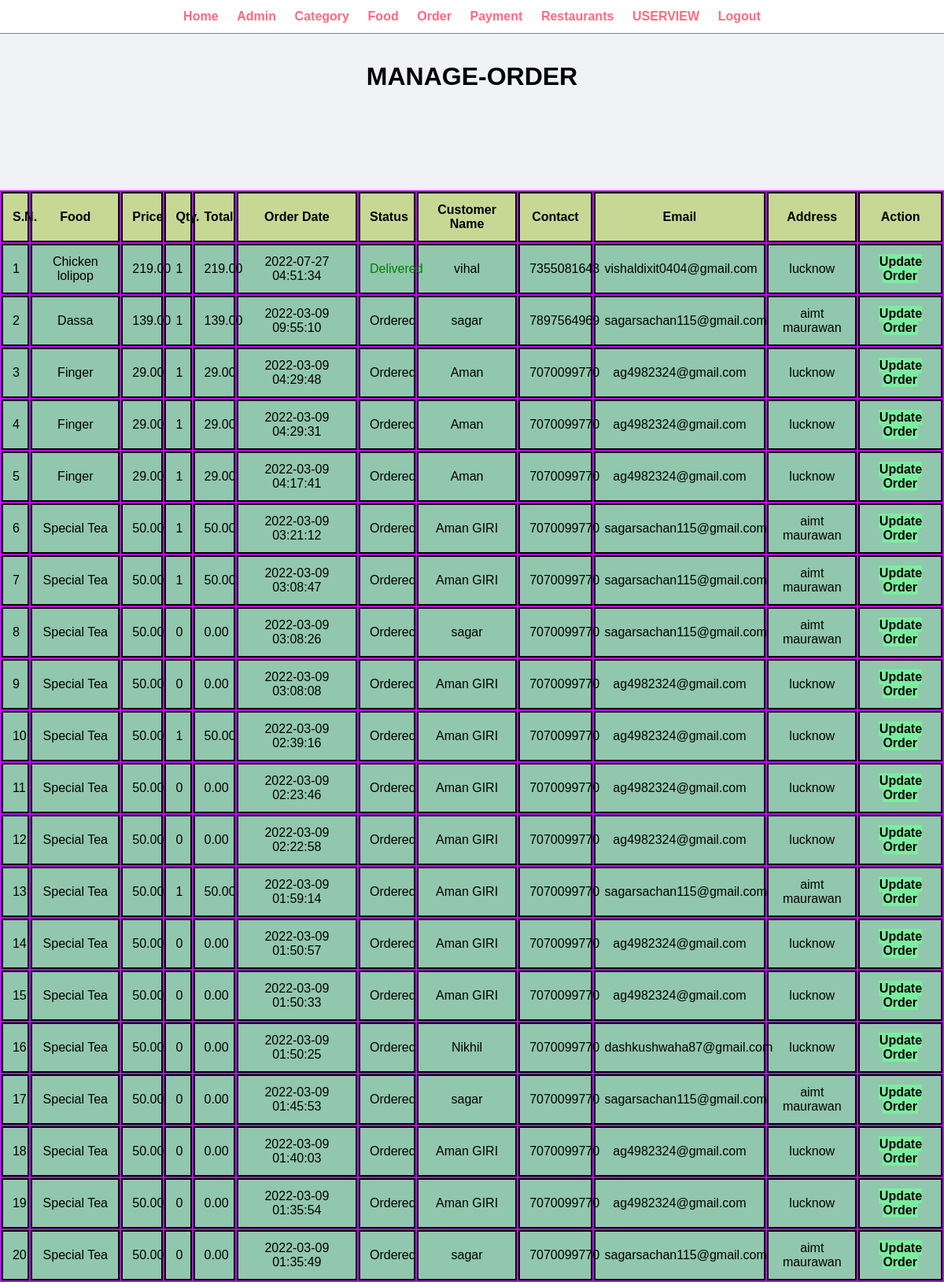
/admin/manage-order.php (signed in, upper part), run on the app's committed database.
### tables this page shows
CREATE TABLE `tbl_order` (
  `id` int(10) UNSIGNED NOT NULL,
  `food` varchar(150) NOT NULL,
  `price` decimal(10,2) NOT NULL,
  `qty` int(11) NOT NULL,
  `total` decimal(10,2) NOT NULL,
  `order_date` datetime NOT NULL,
  `status` varchar(50) NOT NULL,
  `customer_name` varchar(150) NOT NULL,
  `customer_contact` varchar(20) NOT NULL,
  `password` varchar(150) NOT NULL,
  `customer_email` varchar(150) NOT NULL,
  `customer_address` varchar(255) NOT NULL
);

### admin/manage-order.php (the view, shortened to what this page needs)
<?php include('partials/menu.php'); ?>
 <div class= "main-content">
    <h1 class="text-center">MANAGE-ORDER</h1>
    <br><br>
    <br><br><br>
    <br><br>
   <div class="table-box">
   <table cellpadding=10>
          <tr>
            <th class="item-hed">S.N.</th>
            <th class="item-hed">Food</th>
            <th class="item-hed">Price</th>
            <th class="item-hed">Qty.</th>
            <th class="item-hed">Total</th>
            <th class="item-hed">Order Date</th>
            <th class="item-hed">Status</th>
            <th class="item-hed">Customer Name</th>
            <th class="item-hed"> Contact</th>
            <th class="item-hed"> Email</th>
            <th class="item-hed">Address</th>
            <th class="item-hed" > Action</th>
          </tr>
          <?php
            $sql= "SELECT * FROM tbl_order ORDER BY id DESC";
            $res=mysqli_query($conn,$sql);
            $count=mysqli_num_rows($res);
            $sn=1;
            if($count>0)
            {
              while( $row = mysqli_fetch_assoc($res))
              {
                $id=$row['id'];
                $food=$row['food'];
                $price=$row['price'];
                $qty=$row['qty'];
                $total=$row['total'];
                $order_date=$row['order_date'];
                $status=$row['status'];
                $customer_name=$row['customer_name'];
                $customer_contact=$row['customer_contact'];
                $customer_email=$row['customer_email'];
                $customer_address=$row['customer_address'];
                ?>
                <tr>
                    <td class="item"><?php echo $sn++; ?></td>
                    <td class="item"><?php echo $food; ?></td>
                    <td class="item"><?php echo $price; ?></td>
                    <td class="item"><?php echo $qty; ?></td>
                    <td class="item"><?php echo $total; ?></td>
                    <td class="item"><?php echo $order_date; ?></td>
                    <td class="item">
                      <?php
                        if($status=="Ordered")
                        {
                          echo "<label>$status</label>";
                        }
                        elseif($status=="On Delivery")
                        {
                          echo "<label style= 'color: orange;'>$status</label>";
                        }
                        elseif($status=="Delivered")
                        {
                          echo "<label style= 'color: green;'>$status</label>";
                        }
                        elseif($status=="Cancelled")
                        {
                          echo "<label style= 'color: red;'>$status</label>";
                        }
                      ?>
                    </td>
                    <td class="item"><?php echo $customer_name; ?></td>
                    <td class="item"><?php echo $customer_contact; ?></td>
                    <td class="item"><?php echo $customer_email; ?></td>
                    <td class="item"><?php echo $customer_address; ?></td>
                    <td class="item">
                    <a href="<?php echo SITEURL;?>admin/update-order.php?id=<?php echo $id;?>" class="btn-secondary">Update   Order</a>
                  </td>
                  </tr>
                <?php
              }
            }
            else
            {
                echo "<tr><td colspan='12' class='error'>Orderd Not Available</td></tr>";
            }
          ?>
    </table>
   </div>
  </div>
<?php include('partials/footer.php'); ?>

### css/admin.css (style rules this page uses)
* { margin: 0; padding: 0; font-family: Arial, Helvetica, sans-serif; }
.text-center { text-align: center; }
table tr th { border-bottom: 1px solid black; padding: 1%; text-align: left; }
table tr td { padding: 1%; }
.btn-secondary { background-color: #7bed9f; padding: 1%; color: black; text-decoration: none; font-weight: bold; }
.main-content { background-color: #f1f2f6; padding: 3% 0; }
.table-box { display: grid; background-color: hsl(284, 94%, 51%); grid-column-gap:9px ; }
.item { background-color: rgb(145, 199, 173); border: 2px solid ; text-align: center; }
.item-hed { background-color:rgb(199, 216, 148); border: 2px solid ; text-align: center; }

### data on the page
tbl_order: food "Chicken lolipop", price "219.00", qty "1", total "219.00", order_date "2022-07-27 04:51:34", status "Delivered", customer_name "vihal", customer_contact "7355081643", customer_email "vishaldixit0404@gmail.com", customer_address "lucknow"
tbl_order: food "Dassa", price "139.00", qty "1", total "139.00", order_date "2022-03-09 09:55:10", status "Ordered", customer_name "sagar", customer_contact "7897564969", customer_email "sagarsachan115@gmail.com", customer_address "aimt maurawan"
tbl_order: food "Finger", price "29.00", qty "1", total "29.00", order_date "2022-03-09 04:29:48", status "Ordered", customer_name "Aman", customer_contact "7070099770", customer_email "ag4982324@gmail.com", customer_address "lucknow"
tbl_order: food "Finger", price "29.00", qty "1", total "29.00", order_date "2022-03-09 04:29:31", status "Ordered", customer_name "Aman", customer_contact "7070099770", customer_email "ag4982324@gmail.com", customer_address "lucknow"
tbl_order: food "Finger", price "29.00", qty "1", total "29.00", order_date "2022-03-09 04:17:41", status "Ordered", customer_name "Aman", customer_contact "7070099770", customer_email "ag4982324@gmail.com", customer_address "lucknow"
tbl_order: food "Special Tea", price "50.00", qty "1", total "50.00", order_date "2022-03-09 03:21:12", status "Ordered", customer_name "Aman GIRI", customer_contact "7070099770", customer_email "sagarsachan115@gmail.com", customer_address "aimt maurawan"
tbl_order: food "Special Tea", price "50.00", qty "1", total "50.00", order_date "2022-03-09 03:08:47", status "Ordered", customer_name "Aman GIRI", customer_contact "7070099770", customer_email "sagarsachan115@gmail.com", customer_address "aimt maurawan"
tbl_order: food "Special Tea", price "50.00", qty "0", total "0.00", order_date "2022-03-09 03:08:26", status "Ordered", customer_name "sagar", customer_contact "7070099770", customer_email "sagarsachan115@gmail.com", customer_address "aimt maurawan"
tbl_order: food "Special Tea", price "50.00", qty "0", total "0.00", order_date "2022-03-09 03:08:08", status "Ordered", customer_name "Aman GIRI", customer_contact "7070099770", customer_email "ag4982324@gmail.com", customer_address "lucknow"
tbl_order: food "Special Tea", price "50.00", qty "1", total "50.00", order_date "2022-03-09 02:39:16", status "Ordered", customer_name "Aman GIRI", customer_contact "7070099770", customer_email "ag4982324@gmail.com", customer_address "lucknow"
tbl_order: food "Special Tea", price "50.00", qty "0", total "0.00", order_date "2022-03-09 02:23:46", status "Ordered", customer_name "Aman GIRI", customer_contact "7070099770", customer_email "ag4982324@gmail.com", customer_address "lucknow"
tbl_order: food "Special Tea", price "50.00", qty "0", total "0.00", order_date "2022-03-09 02:22:58", status "Ordered", customer_name "Aman GIRI", customer_contact "7070099770", customer_email "ag4982324@gmail.com", customer_address "lucknow"
tbl_order: food "Special Tea", price "50.00", qty "1", total "50.00", order_date "2022-03-09 01:59:14", status "Ordered", customer_name "Aman GIRI", customer_contact "7070099770", customer_email "sagarsachan115@gmail.com", customer_address "aimt maurawan"
tbl_order: food "Special Tea", price "50.00", qty "0", total "0.00", order_date "2022-03-09 01:50:57", status "Ordered", customer_name "Aman GIRI", customer_contact "7070099770", customer_email "ag4982324@gmail.com", customer_address "lucknow"
tbl_order: food "Special Tea", price "50.00", qty "0", total "0.00", order_date "2022-03-09 01:50:33", status "Ordered", customer_name "Aman GIRI", customer_contact "7070099770", customer_email "ag4982324@gmail.com", customer_address "lucknow"
tbl_order: food "Special Tea", price "50.00", qty "0", total "0.00", order_date "2022-03-09 01:50:25", status "Ordered", customer_name "Nikhil", customer_contact "7070099770", customer_email "dashkushwaha87@gmail.com", customer_address "lucknow"
tbl_order: food "Special Tea", price "50.00", qty "0", total "0.00", order_date "2022-03-09 01:45:53", status "Ordered", customer_name "sagar", customer_contact "7070099770", customer_email "sagarsachan115@gmail.com", customer_address "aimt maurawan"
tbl_order: food "Special Tea", price "50.00", qty "0", total "0.00", order_date "2022-03-09 01:40:03", status "Ordered", customer_name "Aman GIRI", customer_contact "7070099770", customer_email "ag4982324@gmail.com", customer_address "lucknow"
tbl_order: food "Special Tea", price "50.00", qty "0", total "0.00", order_date "2022-03-09 01:35:54", status "Ordered", customer_name "Aman GIRI", customer_contact "7070099770", customer_email "ag4982324@gmail.com", customer_address "lucknow"
tbl_order: food "Special Tea", price "50.00", qty "0", total "0.00", order_date "2022-03-09 01:35:49", status "Ordered", customer_name "sagar", customer_contact "7070099770", customer_email "sagarsachan115@gmail.com", customer_address "aimt maurawan"
